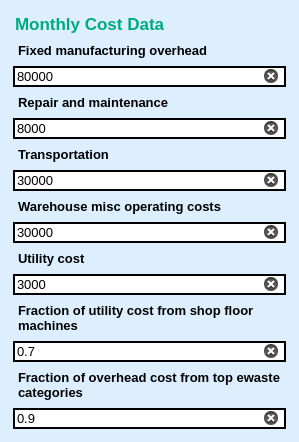
     <widget class="QFrame" name="frame_2">
      <property name="styleSheet">
       <string notr="true">border :2px solid;
border-color: rgb(221, 239, 255);
background-color: rgb(221, 239, 255);
border-radius: 15px;</string>
      </property>
      <property name="frameShape">
       <enum>QFrame::StyledPanel</enum>
      </property>
      <property name="frameShadow">
       <enum>QFrame::Raised</enum>
      </property>
      <layout class="QVBoxLayout" name="verticalLayout_4">
       <item>
        <widget class="QLineEdit" name="lineEdit_2">
         <property name="font">
          <font>
           <family>MS Shell Dlg 2</family>
           <pointsize>13</pointsize>
           <weight>75</weight>
           <italic>false</italic>
           <bold>true</bold>
          </font>
         </property>
         <property name="styleSheet">
          <string notr="true">color: rgb(0, 170, 127);
border :0px solid;
border-color: rgb(255, 255, 255);
background-color: rgb(221, 239, 255);</string>
         </property>
         <property name="text">
          <string>Monthly Cost Data</string>
         </property>
        </widget>
       </item>
       <item>
        <layout class="QVBoxLayout" name="verticalLayout_2">
         <item>
          <layout class="QVBoxLayout" name="verticalLayout">
           <item>
            <widget class="QLabel" name="label">
             <property name="font">
              <font>
               <pointsize>10</pointsize>
               <weight>75</weight>
               <bold>true</bold>
              </font>
             </property>
             <property name="toolTip">
              <string>&lt;html&gt;&lt;head/&gt;&lt;body&gt;&lt;p&gt;&lt;span style=&quot; font-weight:400; color:#000000;&quot;&gt;USD/month: Insurance, Property tax, Safety and environmental cost, Compliance fee, Auditing fee, Rent, Supervisors salary, EHS personnel salary, Housekeeping, etc.&lt;/span&gt;&lt;/p&gt;&lt;/body&gt;&lt;/html&gt;</string>
             </property>
             <property name="toolTipDuration">
              <number>-1</number>
             </property>
             <property name="whatsThis">
              <string/>
             </property>
             <property name="styleSheet">
              <string notr="true">background-color: rgb(221, 239, 255);</string>
             </property>
             <property name="text">
              <string>Fixed manufacturing overhead</string>
             </property>
            </widget>
           </item>
           <item>
            <widget class="QLineEdit" name="fixed_manufacturing_overhead">
             <property name="minimumSize">
              <size>
               <width>0</width>
               <height>20</height>
              </size>
             </property>
             <property name="font">
              <font>
               <pointsize>10</pointsize>
              </font>
             </property>
             <property name="toolTipDuration">
              <number>-1</number>
             </property>
             <property name="styleSheet">
              <string notr="true">border :1.5px solid;
background-color: rgb(255, 255, 255);</string>
             </property>
             <property name="text">
              <string>80000</string>
             </property>
             <property name="clearButtonEnabled">
              <bool>true</bool>
             </property>
            </widget>
           </item>
          </layout>
         </item>
         <item>
          <widget class="QLabel" name="label_2">
           <property name="font">
            <font>
             <pointsize>10</pointsize>
             <weight>75</weight>
             <bold>true</bold>
            </font>
           </property>
           <property name="toolTip">
            <string>&lt;html&gt;&lt;head/&gt;&lt;body&gt;&lt;p&gt;&lt;span style=&quot; font-weight:400; color:#000000;&quot;&gt;$/month&lt;/span&gt;&lt;/p&gt;&lt;/body&gt;&lt;/html&gt;</string>
           </property>
           <property name="styleSheet">
            <string notr="true">background-color: rgb(221, 239, 255);</string>
           </property>
           <property name="text">
            <string>Repair and maintenance</string>
           </property>
          </widget>
         </item>
         <item>
          <widget class="QLineEdit" name="repair_and_maintenance">
           <property name="font">
            <font>
             <pointsize>10</pointsize>
            </font>
           </property>
           <property name="styleSheet">
            <string notr="true">border :1.5px solid;
background-color: rgb(255, 255, 255);</string>
           </property>
           <property name="text">
            <string>8000</string>
           </property>
           <property name="clearButtonEnabled">
            <bool>true</bool>
           </property>
          </widget>
         </item>
         <item>
          <widget class="QLabel" name="label_3">
           <property name="font">
            <font>
             <pointsize>10</pointsize>
             <weight>75</weight>
             <bold>true</bold>
            </font>
           </property>
           <property name="toolTip">
            <string>&lt;html&gt;&lt;head/&gt;&lt;body&gt;&lt;p&gt;&lt;span style=&quot; font-weight:400; color:#000000;&quot;&gt;$/month: fuel, driver salary, truck maintenance&lt;/span&gt;&lt;/p&gt;&lt;/body&gt;&lt;/html&gt;</string>
           </property>
           <property name="styleSheet">
            <string notr="true">background-color: rgb(221, 239, 255);</string>
           </property>
           <property name="text">
            <string>Transportation</string>
           </property>
          </widget>
         </item>
         <item>
          <widget class="QLineEdit" name="transportation">
           <property name="font">
            <font>
             <pointsize>10</pointsize>
            </font>
           </property>
           <property name="styleSheet">
            <string notr="true">border :1.5px solid;
background-color: rgb(255, 255, 255);</string>
           </property>
           <property name="text">
            <string>30000</string>
           </property>
           <property name="clearButtonEnabled">
            <bool>true</bool>
           </property>
          </widget>
         </item>
         <item>
          <widget class="QLabel" name="label_4">
           <property name="font">
            <font>
             <pointsize>10</pointsize>
             <weight>75</weight>
             <bold>true</bold>
            </font>
           </property>
           <property name="toolTip">
            <string>&lt;html&gt;&lt;head/&gt;&lt;body&gt;&lt;p&gt;&lt;span style=&quot; font-weight:400; color:#000000;&quot;&gt;$/month: Any other cost related to warehouse operation like storage cost, forklift driver salary, forklift fuel, etc.&lt;/span&gt;&lt;/p&gt;&lt;/body&gt;&lt;/html&gt;</string>
           </property>
           <property name="styleSheet">
            <string notr="true">background-color: rgb(221, 239, 255);</string>
           </property>
           <property name="text">
            <string>Warehouse misc operating costs</string>
           </property>
          </widget>
         </item>
         <item>
          <widget class="QLineEdit" name="warehouse_misc_operating_cost">
           <property name="font">
            <font>
             <pointsize>10</pointsize>
            </font>
           </property>
           <property name="styleSheet">
            <string notr="true">border :1.5px solid;
background-color: rgb(255, 255, 255);</string>
           </property>
           <property name="text">
            <string>30000</string>
           </property>
           <property name="clearButtonEnabled">
            <bool>true</bool>
           </property>
          </widget>
         </item>
         <item>
          <widget class="QLabel" name="label_5">
           <property name="font">
            <font>
             <pointsize>10</pointsize>
             <weight>75</weight>
             <bold>true</bold>
            </font>
           </property>
           <property name="toolTip">
            <string>&lt;html&gt;&lt;head/&gt;&lt;body&gt;&lt;p&gt;&lt;span style=&quot; font-weight:400; color:#000000;&quot;&gt;$/month: electricity, water, gas, etc.&lt;/span&gt;&lt;/p&gt;&lt;/body&gt;&lt;/html&gt;</string>
           </property>
           <property name="styleSheet">
            <string notr="true">background-color: rgb(221, 239, 255);</string>
           </property>
           <property name="text">
            <string>Utility cost</string>
           </property>
          </widget>
         </item>
         <item>
          <widget class="QLineEdit" name="utility_cost">
           <property name="font">
            <font>
             <pointsize>10</pointsize>
            </font>
           </property>
           <property name="styleSheet">
            <string notr="true">border :1.5px solid;
background-color: rgb(255, 255, 255);</string>
           </property>
           <property name="text">
            <string>3000</string>
           </property>
           <property name="clearButtonEnabled">
            <bool>true</bool>
           </property>
          </widget>
         </item>
         <item>
          <widget class="QLabel" name="label_6">
           <property name="font">
            <font>
             <pointsize>10</pointsize>
             <weight>75</weight>
             <bold>true</bold>
            </font>
           </property>
           <property name="toolTip">
            <string>&lt;html&gt;&lt;head/&gt;&lt;body&gt;&lt;p&gt;&lt;span style=&quot; font-weight:400; color:#000000;&quot;&gt;Any value from 0 to 1: What fraction of total utility cost comes from the shop floor?&lt;/span&gt;&lt;/p&gt;&lt;/body&gt;&lt;/html&gt;</string>
           </property>
           <property name="styleSheet">
            <string notr="true">background-color: rgb(221, 239, 255);</string>
           </property>
           <property name="text">
            <string>Fraction of utility cost from shop floor machines</string>
           </property>
           <property name="wordWrap">
            <bool>true</bool>
           </property>
          </widget>
         </item>
         <item>
          <widget class="QLineEdit" name="fraction_of_utility_cost_from_shop_floor_machines">
           <property name="font">
            <font>
             <pointsize>10</pointsize>
            </font>
           </property>
           <property name="styleSheet">
            <string notr="true">border :1.5px solid;
background-color: rgb(255, 255, 255);</string>
           </property>
           <property name="text">
            <string>0.7</string>
           </property>
           <property name="clearButtonEnabled">
            <bool>true</bool>
           </property>
          </widget>
         </item>
         <item>
          <widget class="QLabel" name="label_10">
           <property name="font">
            <font>
             <pointsize>10</pointsize>
             <weight>75</weight>
             <bold>true</bold>
            </font>
           </property>
           <property name="toolTip">
            <string>&lt;html&gt;&lt;head/&gt;&lt;body&gt;&lt;p&gt;&lt;span style=&quot; font-weight:400; color:#000000;&quot;&gt;Any value from 0 to 1: What fraction of total overhead cost comes from the top e-waste categories?&lt;/span&gt;&lt;/p&gt;&lt;/body&gt;&lt;/html&gt;</string>
           </property>
           <property name="styleSheet">
            <string notr="true">background-color: rgb(221, 239, 255);</string>
           </property>
           <property name="text">
            <string>Fraction of overhead cost from top ewaste categories</string>
           </property>
           <property name="wordWrap">
            <bool>true</bool>
           </property>
          </widget>
         </item>
         <item>
          <widget class="QLineEdit" name="fraction_of_overhead_cost_from_top_ewastes">
           <property name="font">
            <font>
             <pointsize>10</pointsize>
            </font>
           </property>
           <property name="styleSheet">
            <string notr="true">border :1.5px solid;
background-color: rgb(255, 255, 255);</string>
           </property>
           <property name="text">
            <string>0.9</string>
           </property>
           <property name="clearButtonEnabled">
            <bool>true</bool>
           </property>
          </widget>
         </item>
        </layout>
       </item>
      </layout>
     </widget>
